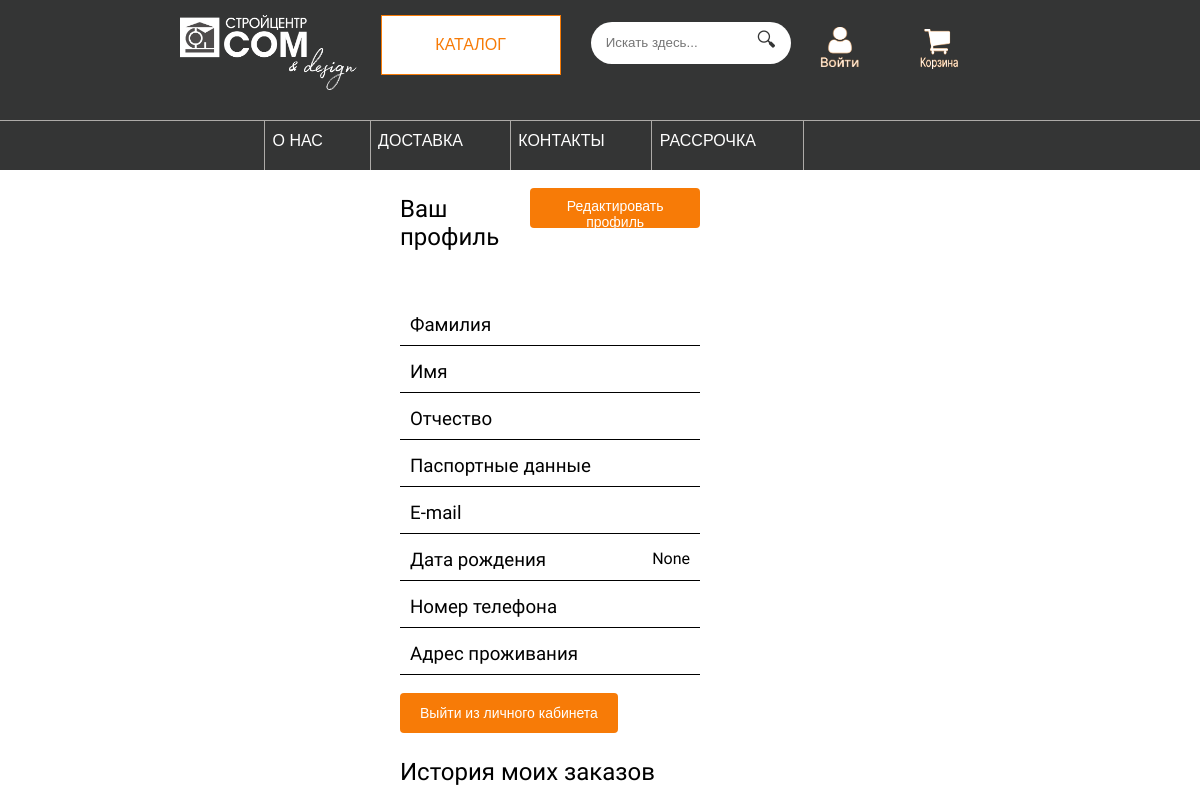
/account/profile/1/ (signed in), run on an earlier commit of the app's database.
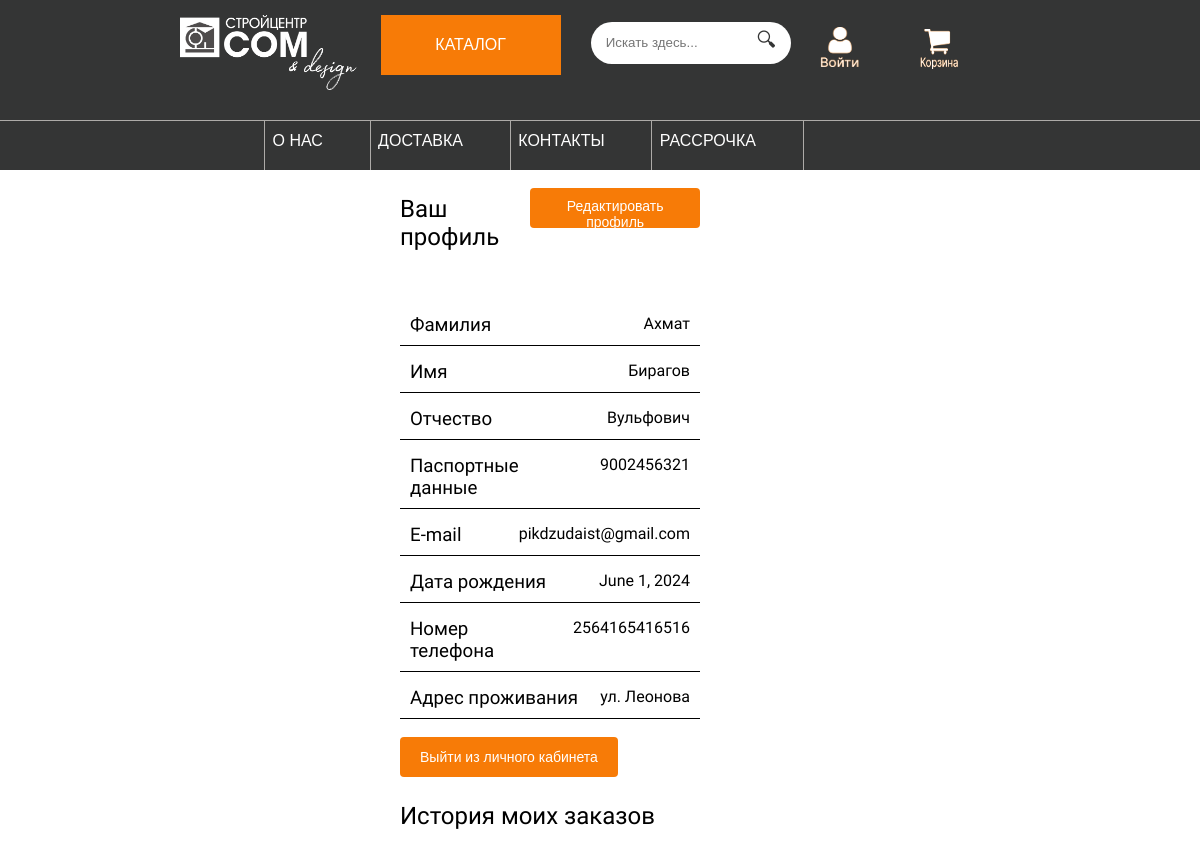
And on a later commit of the database.
### account/models.py (models this page shows)
class CustomUser(AbstractUser):
    username = models.CharField(max_length=250, blank=True, unique=True)
    middle_name = models.CharField(max_length=100, blank=True)
    passport = models.CharField(max_length=10, blank=True)
    born_date = models.DateField(blank=True, null=True)
    phone = models.CharField(max_length=20, blank=True)
    address = models.CharField(max_length=255, blank=True)

### account/views.py (the view)
# urls.py: path('profile/<int:user_id>/', views.profile, name='profile'),
@login_required
def profile(request, user_id):
    orders = Order.objects.filter(user=request.user)
    order_items = [OrderItem.objects.filter(order=order) for order in orders]
    products = [item.product for orders in order_items for item in orders]
    user = user_id
    profile = CustomUser.objects.get(id=user)
    return render(request,
                  'account/profile.html',
                  {'profile': profile, 'products': products})

### cart/cart.py (called while the page is built)
    def __len__(self):
        return sum(item['quantity'] for item in self.cart.values())

### cart/context_processors.py (called while the page is built)
def cart(request):
    cart = CartClass(request)
    end = ''
    if len(cart) > 1:
        if len(cart) < 5:
            end = 'а'
        else:
            end = 'ов'
    return {'cart': CartClass(request), 'end': end}

### account/templates/account/profile.html (shortened to what this page needs)
{% extends 'shop/base.html' %}
{% load static %}
{% block content %}
    <div class="profile-container">
        <div class="profile-data">
            <h2>Ваш профиль</h2>
            <a href="{% url 'account:edit' %}"><button class="beauty-button">Редактировать профиль</button></a>
        </div>
        <br>
        <div class="profile-data">
            <h3>Фамилия</h3>
            <h4>{{ profile.last_name }}</h4>
        </div>
        <div class="profile-data">
            <h3>Имя</h3>
            <h4>{{ profile.first_name }}</h4>
        </div>
        <div class="profile-data">
            <h3>Отчество</h3>
            <h4>{{ profile.middle_name }}</h4>
        </div>
        <div class="profile-data">
            <h3>Паспортные данные</h3>
            <h4>{{ profile.passport }}</h4>
        </div>
        <div class="profile-data">
            <h3>E-mail</h3>
            <h4>{{ profile.email }}</h4>
        </div>
        <div class="profile-data">
            <h3>Дата рождения</h3>
            <h4>{{ profile.born_date }}</h4>
        </div>
        <div class="profile-data">
            <h3>Номер телефона</h3>
            <h4>{{ profile.phone }}</h4>
        </div>
        <div class="profile-data">
            <h3>Адрес проживания</h3>
            <h4>{{ profile.address }}</h4>
        </div>
        <a href="{% url 'account:logout' %}"><button class="beauty-button">Выйти из личного кабинета</button></a>
        <h2>История моих заказов</h2>
    </div>
{% endblock %}

What changed in the data, as far as the page shows it:
changed CustomUser: last_name (not shown) → "Ахмат"; first_name (not shown) → "Бирагов"; middle_name (not shown) → "Вульфович"; passport (not shown) → "9002456321"; email (not shown) → "pikdzudaist@gmail.com"; born_date "None" → "June 1, 2024"; phone (not shown) → "2564165416516"; address (not shown) → "ул. Леонова"
